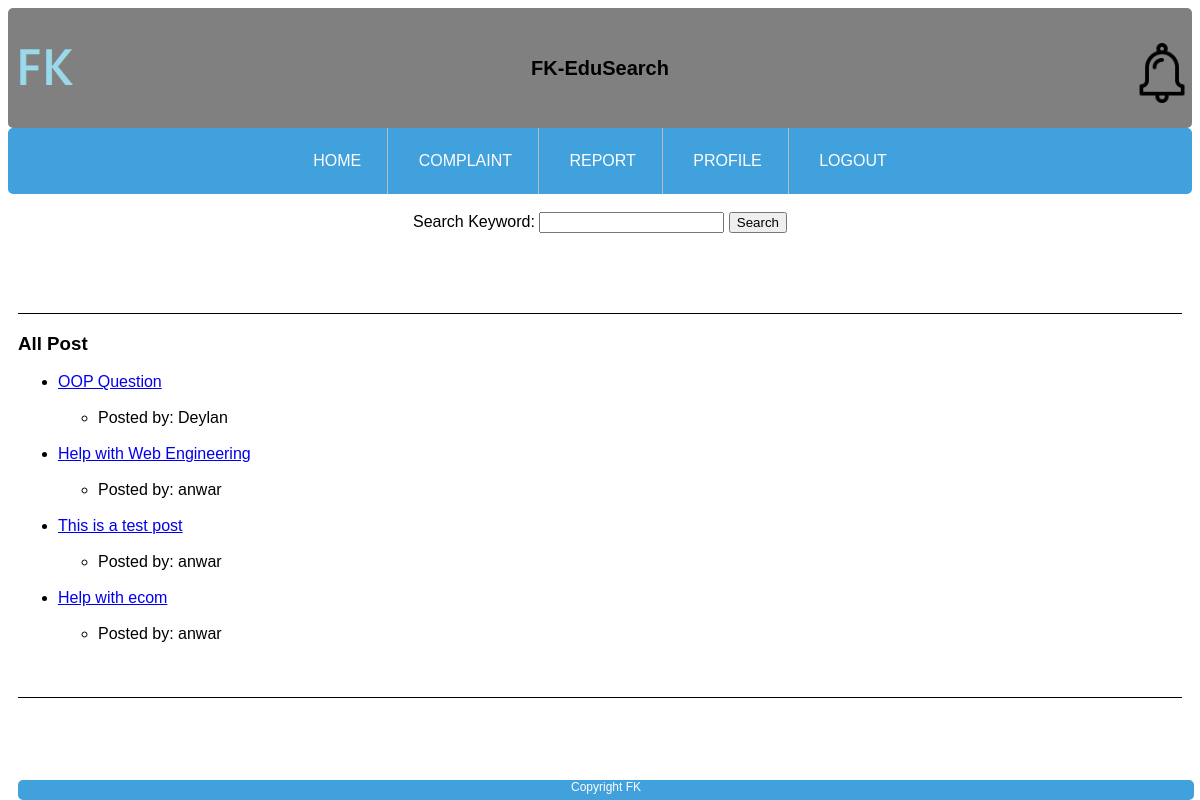
Page /Edusearch-AskAce/search.php on the committed database.
### tables this page shows
CREATE TABLE `post` (
  `PostID` int(4) NOT NULL,
  `UserID` int(4) NOT NULL,
  `PostTitle` varchar(100) NOT NULL,
  `PostContent` varchar(1000) NOT NULL,
  `PostStatus` varchar(10) NOT NULL,
  `PostDate` datetime NOT NULL,
  `ExpertID` int(4) DEFAULT NULL,
  `response` varchar(200) NOT NULL
);

CREATE TABLE `users` (
  `UserID` int(4) NOT NULL,
  `Username` varchar(50) DEFAULT NULL,
  `Email` varchar(100) DEFAULT NULL,
  `Password` varchar(100) DEFAULT NULL,
  `Phone` varchar(13) NOT NULL,
  `Research` varchar(100) NOT NULL,
  `AcademicStatus` varchar(100) NOT NULL
);

### Edusearch-AskAce/search.php (the view, shortened to what this page needs)
<?php
include("dbase.php");
$search = $_POST['search'];
$sql = "Select post.*, users.Username from post INNER JOIN users ON post.UserID=users.UserID WHERE PostTitle like '%$search%'";
$result = $conn->query($sql);
?>
<html>
    <head>
    </head>
    <link rel="stylesheet" type="text/css" href="Style.css">
    <body>
        <header class="header">
            <div class="logo logo-left">
                <img width="60px" src="Image/fklogo.png" alt="Left Logo">
            </div>
            <div class="text">FK-EduSearch</div>
            <div class="logo logo-right">
                <img width="60px" src="Image/notiLogo.png" alt="Right Logo">
            </div>
        </header>
        <div id="navBar">
            <ul>
            <li><a href="main.php"> HOME </a></li>
                <li><a href="complaint.php"> COMPLAINT </a></li>
				<li><a href="report.php"> REPORT </a></li>
				<li><a href="profile.php"> PROFILE </a></li>
                <li><a href="logout.php"> LOGOUT </a></li>
            </ul>
        </div>
        <br>
        <center>
        <form action="search.php" method="post">
            Search Keyword: <input type="text" name="search">
            <input type ="submit" value="Search">
        </form>
        </center>
        <br><br><br>
         <div class="activePost">
            <h3>All Post</h3>
            <ul>
            <?php
            if($result->num_rows >0){
            while($row=$result->fetch_assoc()){
                $href="displayPost.php?uid=".$row['PostID'];
            ?>
                <?php echo "<li><a href='".$href."'>" .$row['PostTitle']."</a></li><br>"; ?>
                <?php echo "<ul><li>Posted by: " .$row['Username']."</li></ul><br>"; ?>
            <?php
            }
            }
            ?>
            </ul>
        </div>
    </body>
    <footer>Copyright FK</footer>
</html>

### Edusearch-AskAce/Style.css (style rules this page uses)
.header { display: flex; border-radius: 5px; justify-content: space-between; align-items: center; padding: 10px; height: 100px; background-color: rgb(128, 128, 128); font-family: Arial, Helvetica, sans-serif; }
body { font-family: Arial, Helvetica, sans-serif; background-image: url("Image/bg.jpg"); }
.logo { width: 50px; height: 50px; }
.logo-left { margin-right: 10px; }
.logo-right { margin-left: 10px; }
.text { font-size: 20px; font-weight: bold; }
#navBar li { padding: 10px; display: inline-block; }
#navBar { text-align: center; }
#navBar a { text-decoration: none; color: #34495E; }
#navBar ul { list-style-type: inherit; margin: 0; padding: 0; overflow: hidden; background-color: #41a1dd; border-radius: 5px; }
#navBar li { float: none; position: relative; border-right: 1px solid #bbb; }
#navBar li:last-child { border-right: none; }
#navBar li a { display: block; color: white; text-align: center; padding: 14px 16px; text-decoration: none; }
.activePost { position: relative; margin: 10px; border-top: 1px solid black; border-bottom: 1px solid black; padding-bottom: 20px; }
footer { font-size: 12px; color: white; width: 98%; height: 20px; background: #41a1dd; text-align: center; border-radius: 5px; position: fixed; margin: 10px; margin-bottom: 0px; bottom: 0px; }

### rows in the picture
post: PostTitle "OOP Question", UserID.Username "Deylan"
post: PostTitle "Help with Web Engineering", UserID.Username "anwar"
post: PostTitle "This is a test post", UserID.Username "anwar"
post: PostTitle "Help with ecom", UserID.Username "anwar"
